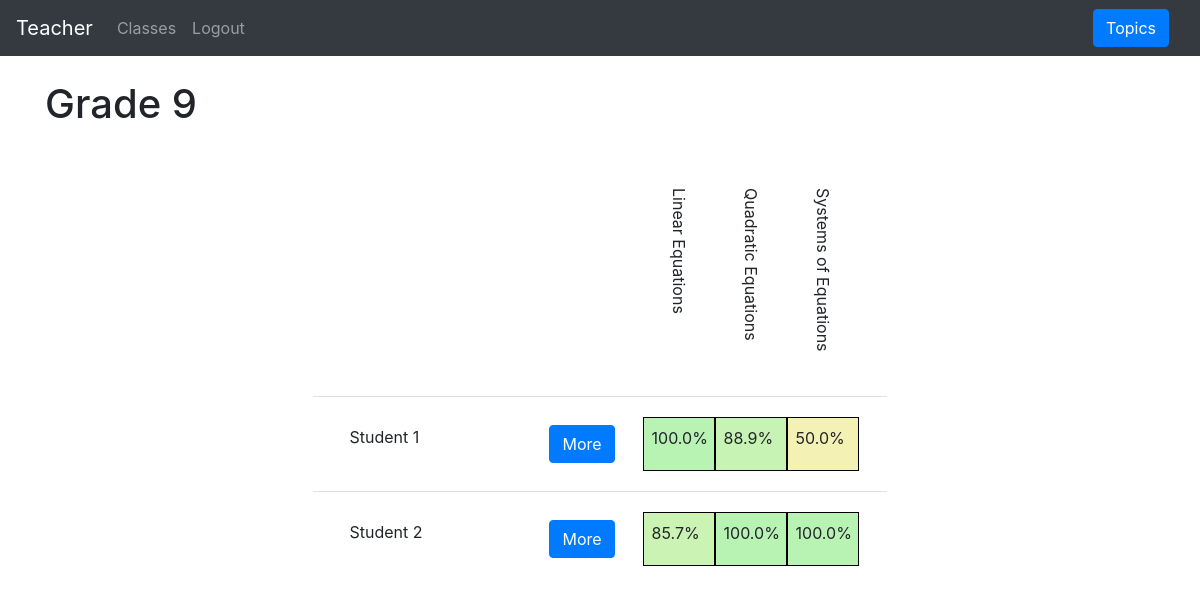
/teacher/group-detail/1 (signed in), run on the app's committed database.
### website/models.py (models this page shows)
class User(db.Model, UserMixin):
    id = db.Column(db.Integer, primary_key=True)
    email = db.Column(db.String(150), unique=True)
    password = db.Column(db.String(150))
    first_name = db.Column(db.String(150))
    teacher_id = db.relationship('Teacher', uselist=False, backref="user")
    student_id = db.relationship('Student', uselist=False, backref="user")

class Group(db.Model):
    id = db.Column(db.Integer, primary_key=True)
    name = db.Column(db.String(150))
    teacher_id = db.Column(db.Integer, db.ForeignKey('teacher.id'))
    student_ids = db.relationship('Student')
    topic_ids = db.relationship('Topic')

class Topic(db.Model):
    id = db.Column(db.Integer, primary_key=True)
    name = db.Column(db.String(150))
    active = db.Column(db.Boolean)
    locked = db.Column(db.Boolean)
    instances = db.Column(db.SmallInteger)
    date = db.Column(db.DateTime(timezone=True))
    group_id = db.Column(db.Integer, db.ForeignKey('group.id'))
    variable_ids = db.relationship('Variable')
    problem_ids = db.relationship('Problem')
    data_ids = db.relationship('Data')

class Student(db.Model):
    id = db.Column(db.Integer, primary_key=True)
    user_id = db.Column(db.Integer, db.ForeignKey('user.id'))
    group_id = db.Column(db.Integer, db.ForeignKey('group.id'))
    data_ids = db.relationship('Data')

class Data(db.Model):
    id = db.Column(db.Integer, primary_key=True)
    correct = db.Column(db.SmallInteger)
    completed = db.Column(db.SmallInteger)
    avg_time = db.Column(db.SmallInteger)
    accuracy = correct*100/completed
    last_done = db.Column(db.DateTime(timezone=True), default=func.now())
    topic_id = db.Column(db.Integer, db.ForeignKey('topic.id'))
    student_id = db.Column(db.Integer, db.ForeignKey('student.id'))

### website/teacher/teacher_views.py (the view)
@views.route('/group-detail/<group_id>', methods=['GET', 'POST'])
@login_required
def group_detail(group_id):
    if request.method == 'POST' and request.form.get('button').split(':')[0] == 'more':
        return redirect(url_for('teacher_views.student_overview', student_id=request.form.get('button').split(':')[1]))
    elif request.method == 'POST':
        return redirect(url_for('teacher_views.topics', group_id=request.form['button']))
    else:
        group = Group.query.filter_by(id=group_id).first()
        return render_template("teacher/group_detail.html", user=current_user, group=group)

### website/templates/teacher/group_detail.html
{% extends "base.html" %} {% block title %}Classes{% endblock %}
{% block extra_header %}<form method="POST"><button name="button" class="btn btn-primary" value={{ group.id }}>Topics</button></form>{% endblock %}
{% block content %}
<br>
<h1>{{ group.name }}</h1>
<br>
<div style="display:flex; flex-direction: row; justify-content: center; align-items: center">
  {% if group.student_ids: %}
  <ul class="list-group list-group-flush">
    <li class="list-group-item">
      <div class="p-2">
        <div class="d-flex justify-content-end">
          {% for topic in group.topic_ids %}
          {% if topic.active %}
            <div class="d-flex p-2" ><p style="writing-mode: tb-rl">{{ topic.name }}</p></div>
            {% endif%}
          {% endfor %}
        </div>
    </li>
    {% for student in group.student_ids %}
    <li class="list-group-item">
        <div class="p-2">
          <div class="d-flex justify-content-center">
            <div class="d-flex justify-content-between">
              <div class="p-2" style="width: 200px">{{ student.user.first_name | truncate(22) }}</div>
                <form method='POST'>
                  <div class="p-2">
                    <button type="submit" name="button" class="btn btn-primary" value="more:{{ student.id }}">More</button>
                  </div>
                </form>
              <div style="width:20px"></div>
            </div>
              {% for data in student.data_ids %}
              {% for topic in group.topic_ids %}
              {% if data.topic_id == topic.id and topic.active%}
          <div class="d-flex p-2" style="width: 72px; background-color: hsl({{ data.correct*115/data.completed}}, 73%, 83%); border:1px solid black">{{ '%0.1f'| format(data.correct*100/data.completed) }}%</div>
              {% endif %}
              {% endfor %}
              {% endfor %}
        </div>
    </li>
  {% endfor %}
  </ul>
  {% else %}
  <p>Once your students sign up you will be able to see them here.</p>
  {% endif %}
</div>
{% endblock %}

### website/templates/base.html (shortened to what this page needs)
<!DOCTYPE html>
<html>
  <head>
    <link
      rel="stylesheet"
      href="https://stackpath.bootstrapcdn.com/bootstrap/4.4.1/css/bootstrap.min.css"
    />
    <link
      rel="stylesheet"
      href="https://stackpath.bootstrapcdn.com/font-awesome/4.7.0/css/font-awesome.min.css"
    />
  </head>
  <body>
    <nav class="navbar navbar-expand-lg navbar-dark bg-dark justify-content-between">
      <div>
      <div class="collapse navbar-collapse" id="navbar">
        <div class="navbar-nav">
            {% if user.is_authenticated %}
            <a class="navbar-brand" id="page" href='#'>{{ user.first_name }}</a>
            {% if user.teacher_id %}
            <a class="nav-item nav-link" id="page" href="/teacher/">Classes</a>
            {% elif user.student_id %}
            <a class="nav-item nav-link" id="page" href="/student/dash">Dashboard</a>
            {% endif %}
            <a class="nav-item nav-link ml-auto align-left" id="logout" href="/logout">Logout</a>
            {% else %}
            <a class="nav-item nav-link" id="login" href="/login">Login</a>
            <a class="nav-item nav-link" id="signUp" href="/sign-up">Sign Up</a>
            {% endif%}
        </div>
      </div>
    </div>
    <div class="container justify-content-end my-2 my-sm-0">{% block extra_header %} {% endblock %}</div>
    </nav>
    <div class="container">{% block content %} {% endblock %}</div>
  </body>
</html>

### data on the page
User: first_name "Teacher"
Group: name "Grade 9"
Topic: name "Linear Equations"
Topic: name "Quadratic Equations"
Topic: name "Systems of Equations"
Student: user.first_name "Student 1"
Data: data.correct*100/data.completed "100.0"
Data: data.correct*100/data.completed "88.9"
Data: data.correct*100/data.completed "50.0"
Student: user.first_name "Student 2"
Data: data.correct*100/data.completed "85.7"
Data: data.correct*100/data.completed "100.0"
Data: data.correct*100/data.completed "100.0"
